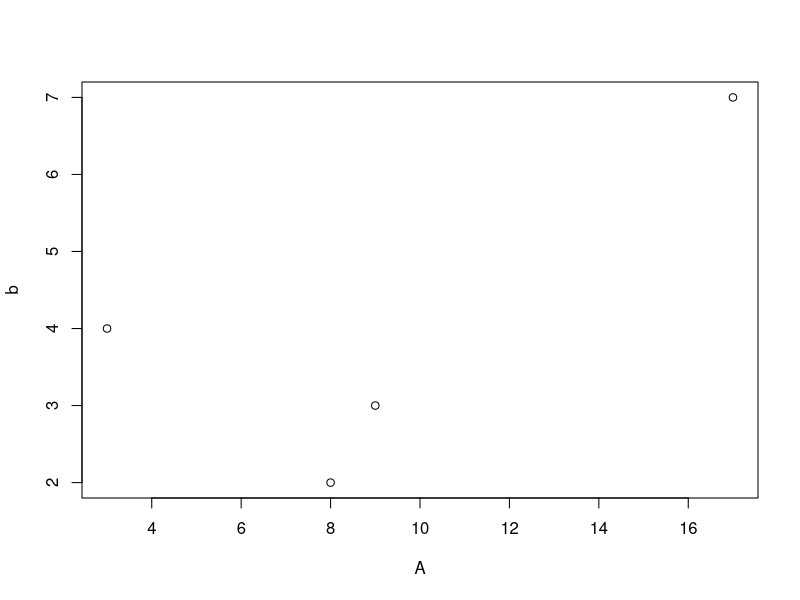

Write R code to recreate this figure.
## ---- chunk 1
knitr::opts_chunk$set(echo = TRUE)
## ---- chunk 2
A<-c(8,9,3,17)
b<-c(2,3,4,7)
plot(A,b)
